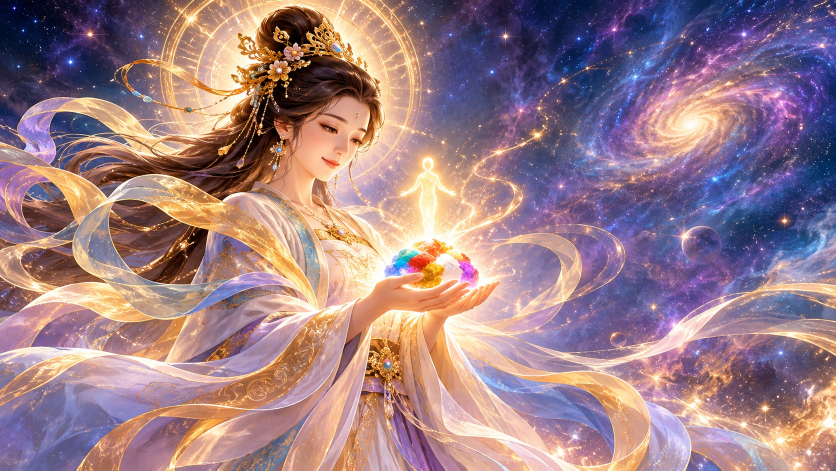
#> input picture intro/src/img/src1.jpg, 1672 x 941 px (shown at 1/2 size)
$ python prep.py
#> lines starting #> are read from the running program, lines starting #| are printed output that depends on the picture; after the words box and inside, x2 and y2 are one past the last pixel; in counts of white or black regions, pixels touching at a corner belong together
"""從原始插畫產生渲染用的圖：python3 prep.py（在 intro/src 執行）
img/src1.jpg 女媧造人、img/src2.jpg 五色補天（使用者提供，1672×941）、../../scenes/main.jpg 主畫面
輸出 img/p1.jpg p2.jpg（放大 2 倍＋銳利化）、p2_beam.png（光帶範圍）、p2_crack.png（裂縫亮邊）、p2_fill.jpg（模糊底）、
p3.jpg（main.jpg 縮成 4096）、p3_blur.jpg（雲霧中隱約的學院）；p3_keep.png（前景平台，手繪，已附）"""
import numpy as np
from PIL import Image, ImageFilter, ImageDraw, ImageEnhance
from scipy import ndimage as nd
D = "img/"
def up(src, dst):
#> called with src = 'img/src1.jpg', dst = 'img/p1.jpg'
    im = Image.open(src).convert("RGB"); w, h = im.size
#> in up, im is the input picture: PIL image 1672x941 RGB; mean R, G, B 156.8, 126.5, 134
#> after `w, h = im.size`: w = 1672; h = 941
    im.resize((w * 2, h * 2), Image.LANCZOS).filter(ImageFilter.UnsharpMask(radius=2.2, percent=70, threshold=2)).save(dst, quality=94)
up(D + "src1.jpg", D + "p1.jpg"); up(D + "src2.jpg", D + "p2.jpg")
#> call 2 of up, with src = 'img/src2.jpg', dst = 'img/p2.jpg'
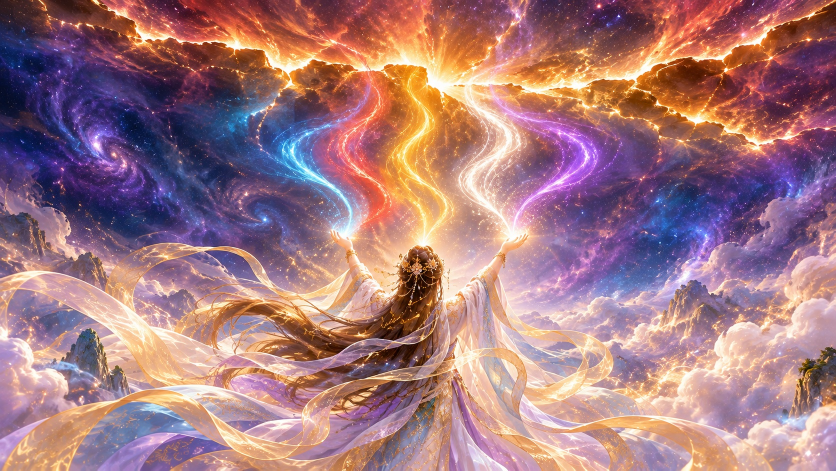
#> input picture intro/src/img/src2.jpg, 1672 x 941 px (shown at 1/2 size)
#> in up, im is the input picture: PIL image 1672x941 RGB; mean R, G, B 164, 121.6, 127.6
a = np.asarray(Image.open(D + "src2.jpg").convert("RGB")).astype(np.float32) / 255; H, W, _ = a.shape
#> after `H, W, _ = a.shape`: H = 941; W = 1672
V = a.max(2); Y = np.mgrid[0:H, 0:W][0] / H; r, g, b = a[..., 0], a[..., 1], a[..., 2]
#> after `r, g, b = (a[..., 0], a[..., 1], a[..., 2])`:
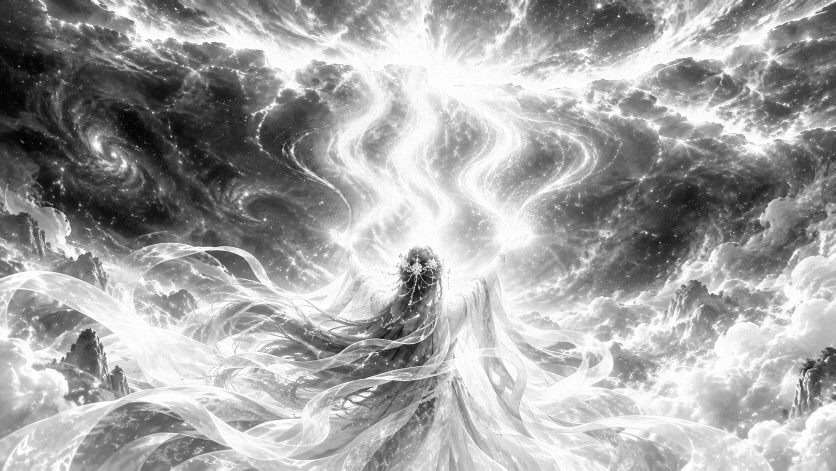
#> r: shape (941, 1672) float32 (shown at 1/2 size); min 0, max 1, mean 0.643
#> after `r, g, b = (a[..., 0], a[..., 1], a[..., 2])`:
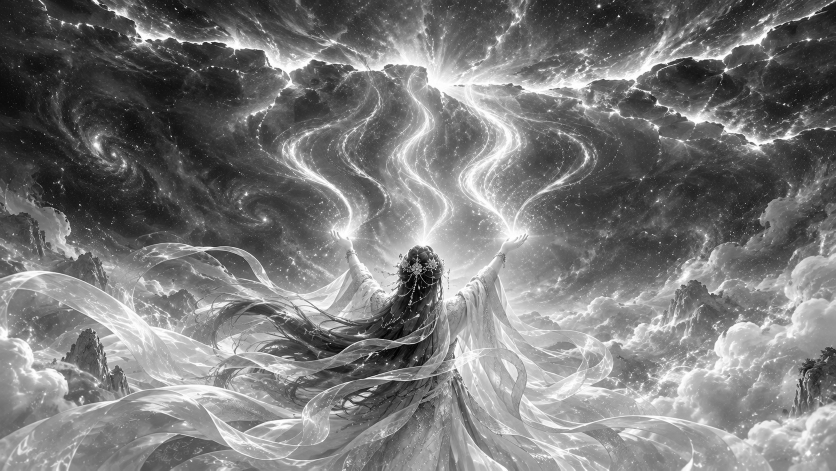
#> g: shape (941, 1672) float32 (shown at 1/2 size); min 0, max 1, mean 0.477
#> after `r, g, b = (a[..., 0], a[..., 1], a[..., 2])`:
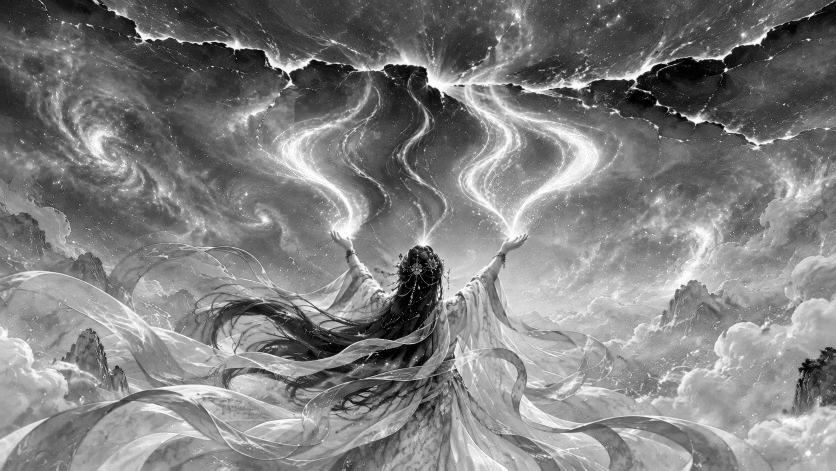
#> b: shape (941, 1672) float32 (shown at 1/2 size); min 0, max 1, mean 0.501
cm = np.clip((V - 0.65) / 0.2, 0, 1) * ((r > g) & (g > b) & (r > 0.65)) * np.clip((0.5 - Y) / 0.15, 0, 1)
cm = np.clip(nd.gaussian_filter(cm.astype(np.float32), 3) * 1.5, 0, 1)
Image.fromarray((cm * 255).astype(np.uint8)).save(D + "p2_crack.png")
p = Image.new("L", (W, H), 0); ImageDraw.Draw(p).polygon([(0.355 * W, 0.505 * H), (0.665 * W, 0.505 * H), (0.59 * W, 0.2 * H), (0.43 * W, 0.2 * H)], fill=255)
#> after `p = Image.new('L', (W, H), 0)`: p: PIL image 1672x941 L; every value is 0
#> after `ImageDraw.Draw(p).polygon([(0.355 * W, 0.505 * H), (0.665 * W, 0.505 *`:
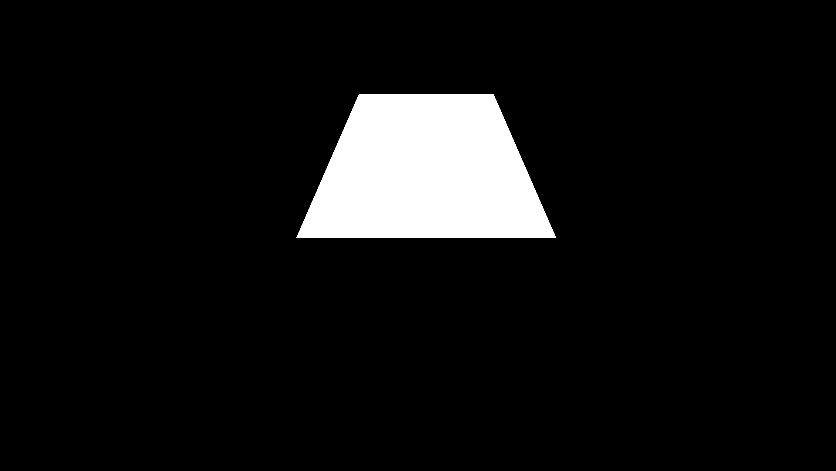
#> p: PIL image 1672x941 L (shown at 1/2 size); 7.2% white; 1 white region, box (x1, y1, x2, y2) and area: (593, 188, 1112, 476) 113472
p.filter(ImageFilter.GaussianBlur(26)).save(D + "p2_beam.png")
Image.open(D + "p2.jpg").filter(ImageFilter.GaussianBlur(30)).save(D + "p2_fill.jpg", quality=90)
m = Image.open("../../scenes/main.jpg").convert("RGB").resize((4096, 2304), Image.LANCZOS); m.save(D + "p3.jpg", quality=93)
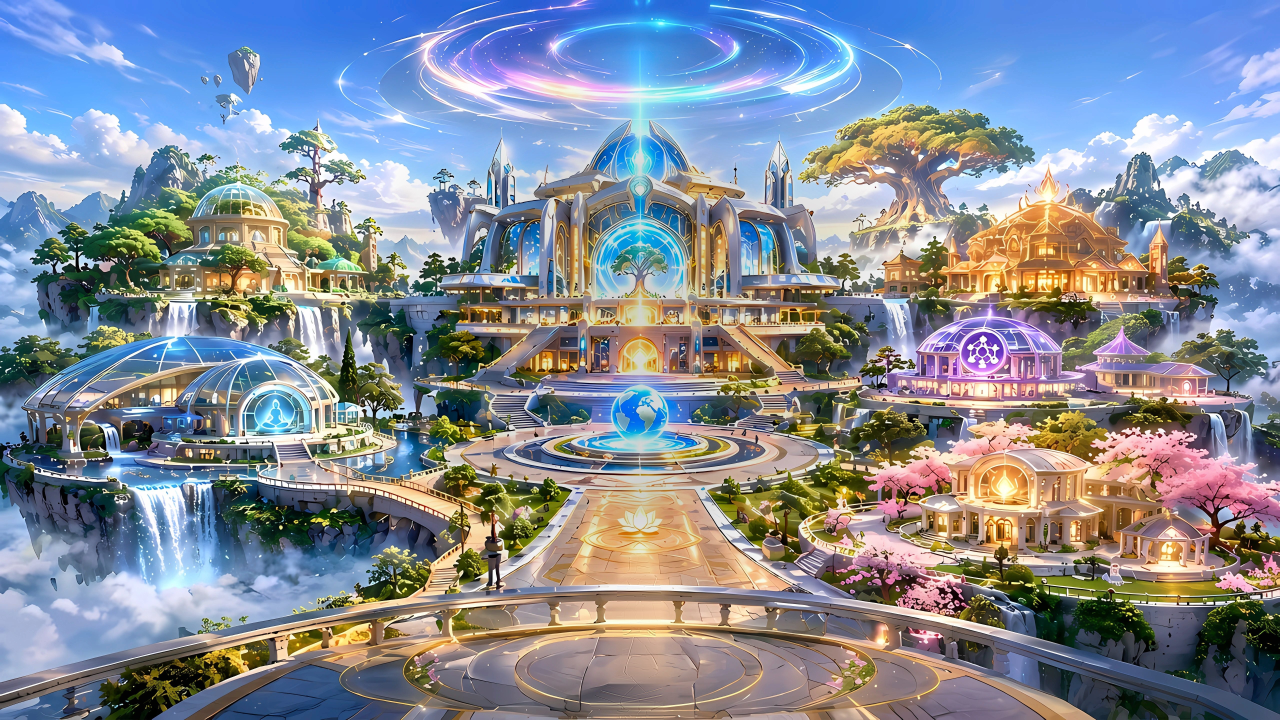
#> input picture scenes/main.jpg, 5120 x 2880 px (shown at 1/4 size)
bl = ImageEnhance.Color(m.resize((1024, 576), Image.LANCZOS).filter(ImageFilter.GaussianBlur(22))).enhance(0.7)
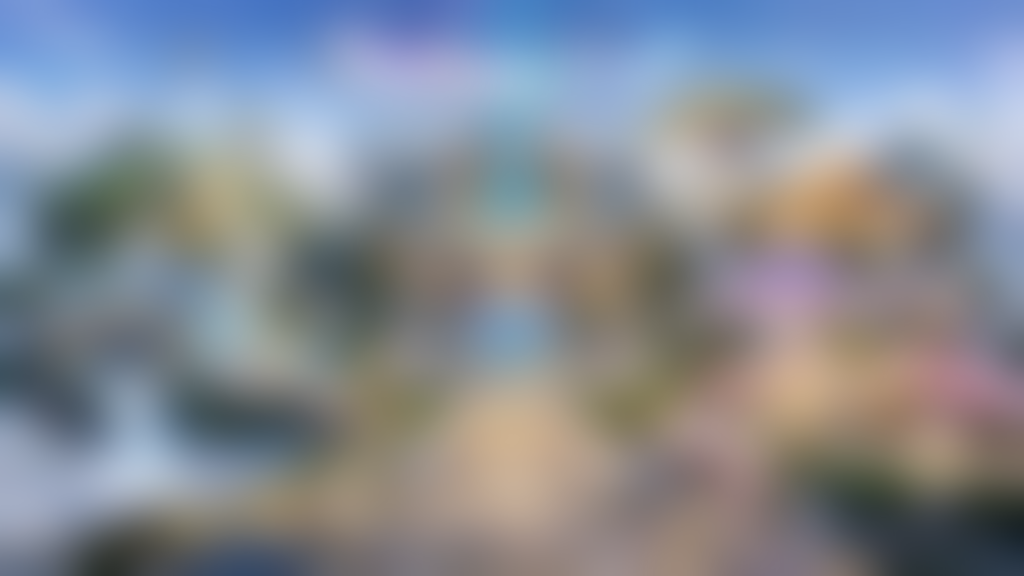
#> bl: PIL image 1024x576 RGB; mean R, G, B 133.3, 138.5, 147.2
bl.resize((2048, 1152), Image.BICUBIC).save(D + "p3_blur.jpg", quality=90)
print("ok")
